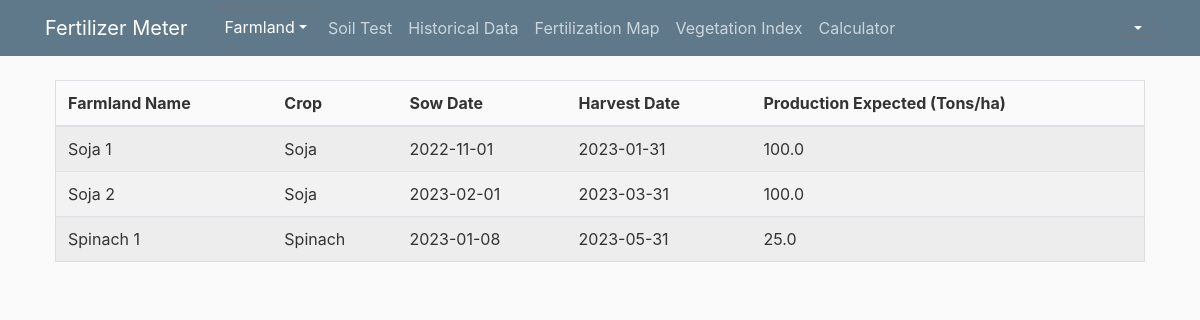
The app's page /farmlandlist (signed in), older data.
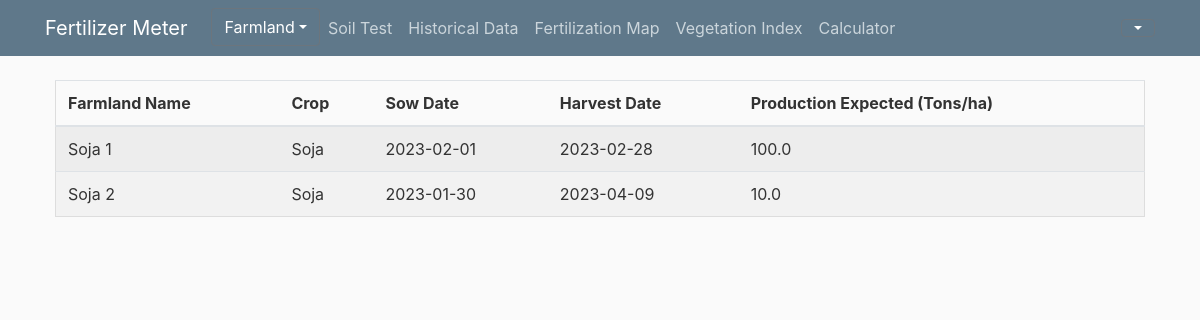
The same page, newer data.
### WebApp/models.py (models this page shows, shortened)
class Farmland(db.Model):
    __tablename__ = 'farmlands'
    id = db.Column(db.Integer, primary_key=True)
    name = db.Column(db.String(50), unique=True, nullable=False)
    croptype_id = db.Column(db.Integer, db.ForeignKey('crops.id'))
    sow_date = db.Column(db.Date)
    harvest_date = db.Column(db.Date)
    product_expected = db.Column(db.Float)
    coordinates = db.Column(db.String(200), unique=True, nullable=False)
    historicalfarmlands = db.relationship('HistoricFarmland', backref='farmland', lazy=True)
    soilfarmlands = db.relationship('SoilFarmland', backref='farmland', lazy=True)

class Crop(db.Model):
    __tablename__ = 'crops'
    id = db.Column(db.Integer, primary_key=True)
    description = db.Column(db.String(20), unique=True, nullable=False)
    farmlands = db.relationship('Farmland', backref='crop', lazy=True)

### WebApp/routes.py (the view)
@main.route("/farmlandlist")
@login_required
def land_selection():
    lands = db.session.query(Farmland).join(Crop).add_columns(Farmland.id, Farmland.name, Crop.description, Farmland.sow_date, Farmland.harvest_date, Farmland.product_expected, Farmland.coordinates).filter(Farmland.croptype_id == Crop.id)
    return render_template('land_selection.html', title='Farmland List', lands=lands)

### WebApp/models.py (called while the page is built)
@login_manager.user_loader
def load_user(user_id):
    return User.query.get(int(user_id))

### WebApp/templates/land_selection.html (shortened to what this page needs)
{% extends "layout.html" %}
{% block content %}
  <table id="data" class="table table-striped">
    <thead>
      <tr>
        <th>Farmland Name</th>
        <th>Crop</th>
        <th>Sow Date</th>
        <th>Harvest Date</th>
        <th>Production Expected (Tons/ha)</th>
      </tr>
    </thead>
    <tbody>
      {% for land in lands %}
        <tr>
          <td>{{ land.name }}</td>
          <td>{{ land.description }}</td>
          <td>{{ land.sow_date }}</td>
          <td>{{ land.harvest_date }}</td>
          <td>{{ land.product_expected }}</td>
        </tr>
      {% endfor %}
    </tbody>
  </table>
{% endblock %}

### WebApp/templates/layout.html (shortened to what this page needs)
<html>
<head>
    <link rel="stylesheet" href="https://maxcdn.bootstrapcdn.com/bootstrap/4.0.0/css/bootstrap.min.css">
    <link rel="stylesheet" type="text/css" href="{{ url_for('static', filename='main.css') }}">
    <link rel="stylesheet" type="text/css" href="https://cdn.datatables.net/1.10.25/css/dataTables.bootstrap5.css">
    <link rel="stylesheet" href="https://unpkg.com/leaflet@1.9.3/dist/leaflet.css"/>
    <link rel="stylesheet" href="https://unpkg.com/@geoman-io/leaflet-geoman-free@latest/dist/leaflet-geoman.css" />
    <link rel="stylesheet" href="https://cdnjs.cloudflare.com/ajax/libs/Leaflet.awesome-markers/2.0.2/leaflet.awesome-markers.css"/>
    <link rel="stylesheet" href="https://cdn.jsdelivr.net/gh/python-visualization/folium/folium/templates/leaflet.awesome.rotate.min.css"/>
    <link rel="stylesheet" href="https://maxcdn.bootstrapcdn.com/font-awesome/4.6.3/css/font-awesome.min.css"/>
    <link rel="stylesheet" href="https://cdnjs.cloudflare.com/ajax/libs/leaflet.draw/1.0.2/leaflet.draw.css"/>
    <link rel="stylesheet" href="https://unpkg.com/leaflet-control-geocoder/dist/Control.Geocoder.css"/>
</head>
<body>
    <header class="site-header">
      <nav class="navbar navbar-expand-md navbar-dark bg-steel fixed-top">
        <div class="container">
          <a class="navbar-brand mr-4" href="/">Fertilizer Meter</a>
          <div class="collapse navbar-collapse" id="navbarToggle">
            <div class="navbar-nav mr-auto">
              {% if current_user.is_authenticated %}
                  <div class="dropdown">
                      <button class="btn btn-secondary dropdown-toggle" type="button" id="dropdownMenuButton" data-toggle="dropdown" aria-expanded="true">Farmland</button>
                  </div>
                  <a class="nav-item nav-link" href="{{ url_for('main.insert_soiltest') }}">Soil Test</a>
                  <a class="nav-item nav-link" href="{{ url_for('main.insert_historical_data') }}">Historical Data</a>
                  <a class="nav-item nav-link" href="{{ url_for('main.fertilizer_maps') }}">Fertilization Map</a>
                  <a class="nav-item nav-link" href="{{ url_for('main.maps') }}">Vegetation Index</a>
                  <a class="nav-item nav-link" href="{{ url_for('main.calculator') }}">Calculator</a>
              {% endif %}
            </div>
            <div class="dropdown">
                <button class="btn btn-secondary dropdown-toggle" type="button" id="dropdownMenuButton" data-toggle="dropdown" aria-haspopup="true" aria-expanded="false"></button>
            </div>
          </div>
        </div>
      </nav>
    </header>
    <main role="main" class="container">
      <div class="row">
        <div class="col-md-12">
          {% block content %}{% endblock %}
        </div>
      </div>
    </main>
</body>
</html>

### WebApp/static/main.css (style rules this page uses)
body { background: #fafafa; color: #333333; margin-top: 5rem; }
.bg-steel { background-color: #5f788a; }
.site-header .navbar-nav .nav-link { color: #cbd5db; }
* { box-sizing: border-box; }
.row { margin-left:-5px; margin-right:-5px; }
.row::after { content: ""; clear: both; display: table; }
table { border-collapse: collapse; border-spacing: 0; width: 100%; border: 1px solid #ddd; }
th, td { text-align: left; padding: 16px; }
tr:nth-child(even) { background-color: #f2f2f2; }
#dropdownMenuButton { background-color: #5f788a; }

Row changes from the older to the newer data that the page shows:
removed Farmland: name "Spinach 1", description "Spinach", sow_date "2023-01-08", harvest_date "2023-05-31", product_expected "25.0"
changed Farmland "Soja 1": sow_date "2022-11-01" → "2023-02-01"; harvest_date "2023-01-31" → "2023-02-28"
changed Farmland "Soja 2": sow_date "2023-02-01" → "2023-01-30"; harvest_date "2023-03-31" → "2023-04-09"; product_expected "100.0" → "10.0"
